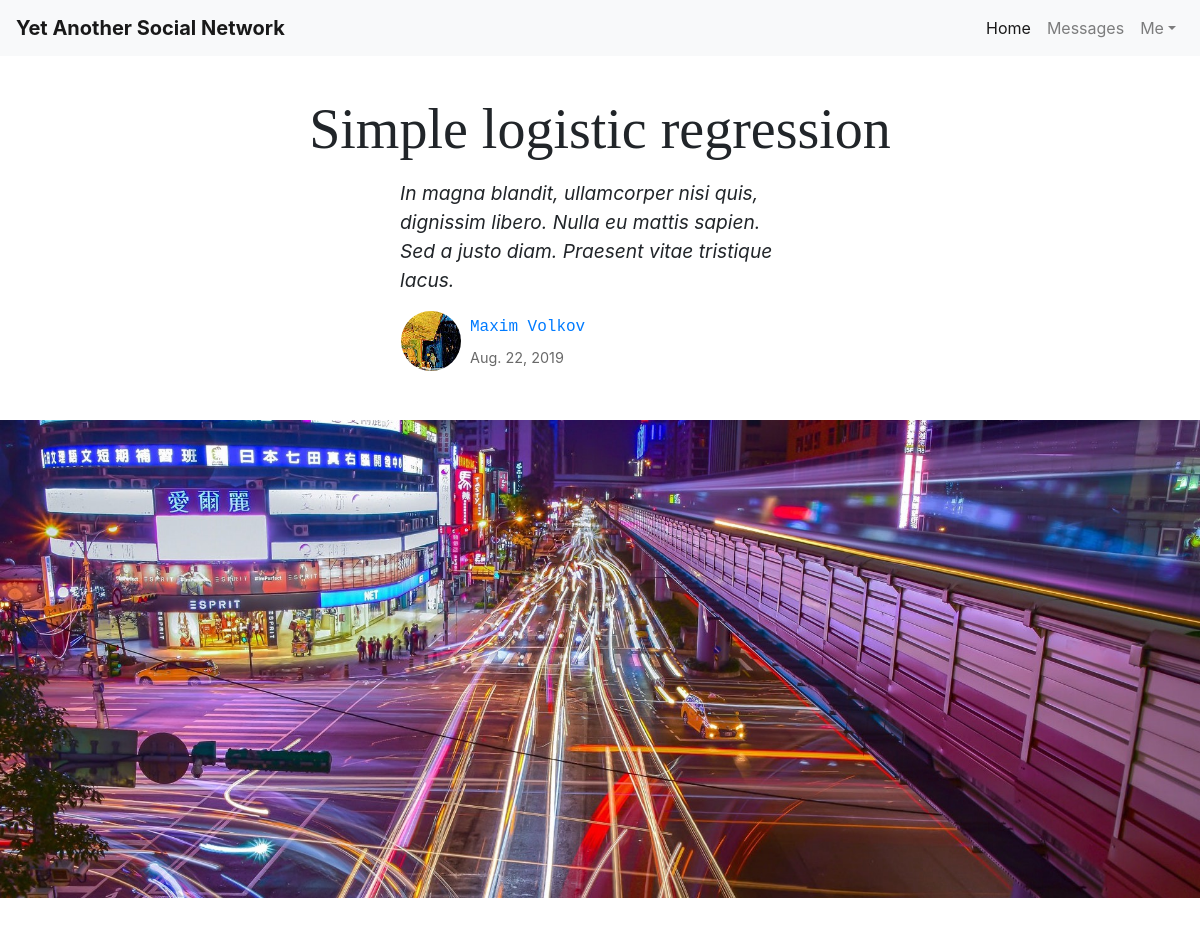
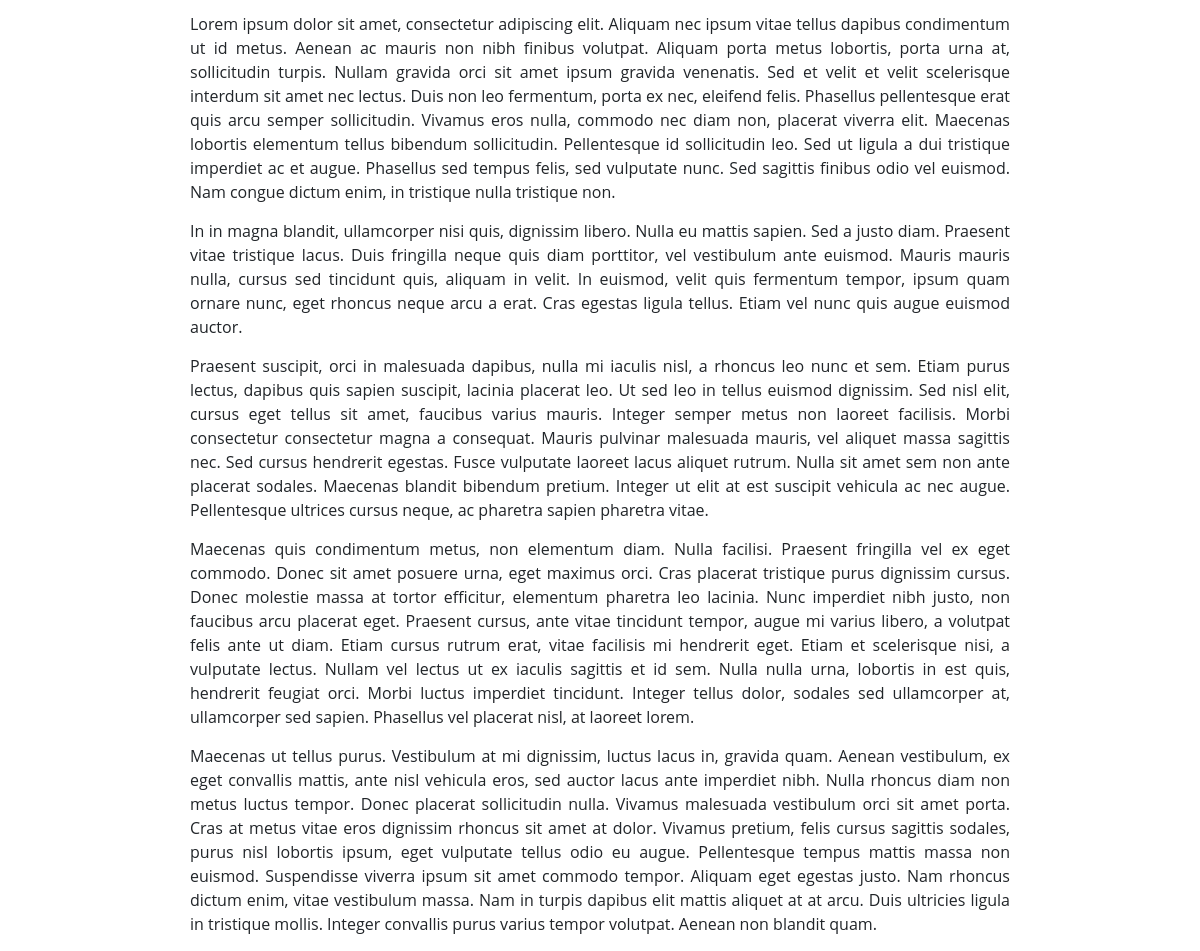
Page /home/ml/8 (signed in) on the committed database (2 pictures, top to bottom).
### blog/models.py (models this page shows, shortened)
class Article(models.Model):
    categories = [
        ('prog', 'Programming'),
        ('robo', 'Robotics'),
        ('math', 'Mathematics'),
        ('cs', 'Computer Science'),
        ('bc', 'Blockchain'),
        ('iot', 'Internet Of Things'),
        ('ml', 'Machine Learning'),
        ('hard', 'Hardware'),
        ('do', 'DevOps')
    ]
    title = models.CharField(max_length=256)
    annotation = models.TextField(max_length=150, default='Lorem ipsum')
    logo = models.ImageField(upload_to=get_logo_path, null=True)
    logo_preview = models.ImageField(upload_to=get_logo_preview_path, null=True)
    category = models.CharField(max_length=4, choices=categories)
    author = models.ForeignKey(get_user_model(), on_delete=models.CASCADE)
    date_created = models.DateField(auto_now_add=True)
    date_modified = models.DateField(auto_now=True)
    body = HTMLField('Content')

### users/models.py (models this page shows, shortened)
class CustomUser(AbstractUser):
    description = models.CharField(max_length=256)
    avatar = models.ImageField(upload_to=get_avatar_path, default='avatars/default.png', blank=True)
    avatar_preview = models.ImageField(upload_to=get_avatar_preview_path, null=True)

### blog/views.py (the view)
# urls.py: path('<str:category>/<int:article_id>', article),
@login_required
def article(request, category, article_id):
    article = Article.objects.get(pk=article_id)
    context = {
        'article': article
    }
    return render(request, 'blog/article.html', context)

### users/context_processors.py (called while the page is built)
def add_login_form(request):
    return {
        'login_form': LoginForm(),
    }

### blog/templates/blog/article.html (shortened to what this page needs)
{% extends "blog/base.html" %}
{% block content %}
    <div style="margin-top: 6em;">
        <h1 class="display-4" style="text-align: center; font-family: verdana;">{{ article.title }}</h1>
        <div class="mx-auto my-3" style="width: 25em; text-align: left;">
            <i><p style="font-size: 120%;">{{ article.annotation }}</p></i>
            <a id="author" href="/user/{{ article.author.username }}">
                <table>
                    <tr>
                        <td rowspan="2">
                            <img class="rounded-circle" src="{{ article.author.avatar_preview.url }}" alt="Author avatar">
                        </td>
                        <td style="padding-left: 0.5em;">
                            <span style="font-family: courier;">{{ article.author.first_name }} {{ article.author.last_name }}</span>
                        </td>
                    </tr>
                    <tr>
                        <td style="padding-left: 0.5em;">
                            <span style="font-size: 90%; color: dimgrey;">{{ article.date_created }}</span>
                        </td>
                    </tr>
                </table>
            </a>
        </div>
        <img class="img-fluid" src="{{ article.logo.url }}" alt="Logo image" style="padding-top: 2em;">
    </div>
    <div class="container" style="padding-top: 4em; padding-left: 10em; padding-right: 10em;">
        {{ article.body | safe }}
    </div>
{% endblock %}

### rows in the picture
Article: title "Simple logistic regression", annotation "In magna blandit, ullamcorper nisi quis, dignissim libero. Nulla eu mattis sapien. Sed a justo diam. Praesent vitae tristique lacus.", author.avatar_preview (picture), author.first_name "Maxim", author.last_name "Volkov", date_created "Aug. 22, 2019", logo (picture), body "Lorem ipsum dolor sit amet, consectetur adipiscing elit. Aliquam nec ipsum vitae tellus dapibus condimentum ut id metus. Aenean ac mauris non nibh finibus volutpat. Aliquam porta metus lobortis, porta urna at, sollicitudin turpis. Nullam gravida orci sit amet ipsum gravida venenatis. Sed et velit et velit scelerisque interdum sit amet nec lectus. Duis non leo fermentum, porta ex nec, eleifend felis. Phasellus pellentesque erat quis arcu semper sollicitudin. Vivamus eros nulla, commodo nec diam non, placerat viverra elit. Maecenas lobortis elementum tellus bibendum sollicitudin. Pellentesque id sollicitudin leo. Sed ut ligula a dui tristique imperdiet ac et augue. Phasellus sed tempus felis,…"
